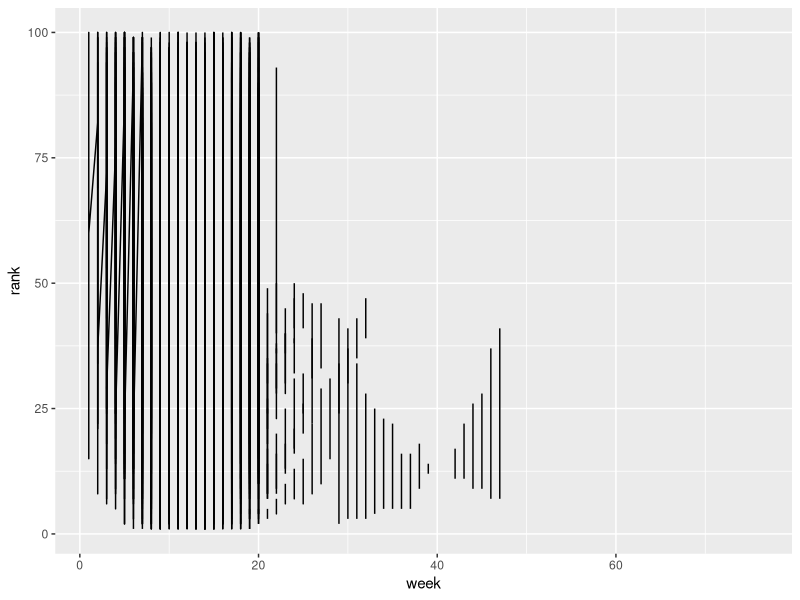

This chart was generated by the following R code:
## ---- chunk 1
library(tidyverse)
billboard
billboard %>%
  pivot_longer(cols = starts_with("wk"), 
               names_to = "week", 
               values_to = "rank", 
               values_drop_na = FALSE) %>%
  mutate(week = parse_number(week)) %>%
  ggplot(aes(x = week, y = rank, group = 1)) +
  geom_line()
## ---- chunk 2
cms_patient_experience
result <- cms_patient_experience %>%
  pivot_wider(
    id_cols = starts_with("org"),
    names_from = measure_cd,
    values_from = prf_rate
  )

result
